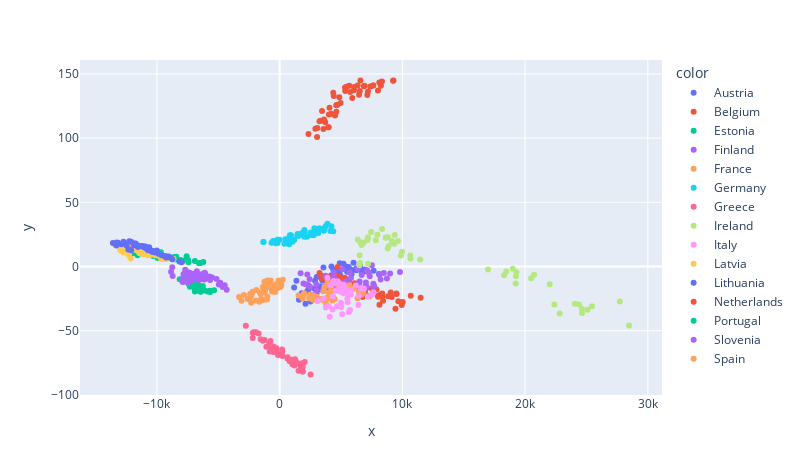

The notebook cell this image was saved under:
### Code cell
'''
PCA
'''
X = big_data.values
y = labels

pca = PCA(n_components=2, svd_solver='full')
X_r = pca.fit_transform(X)

scatter2d(X_r, labels, [0, 1])
